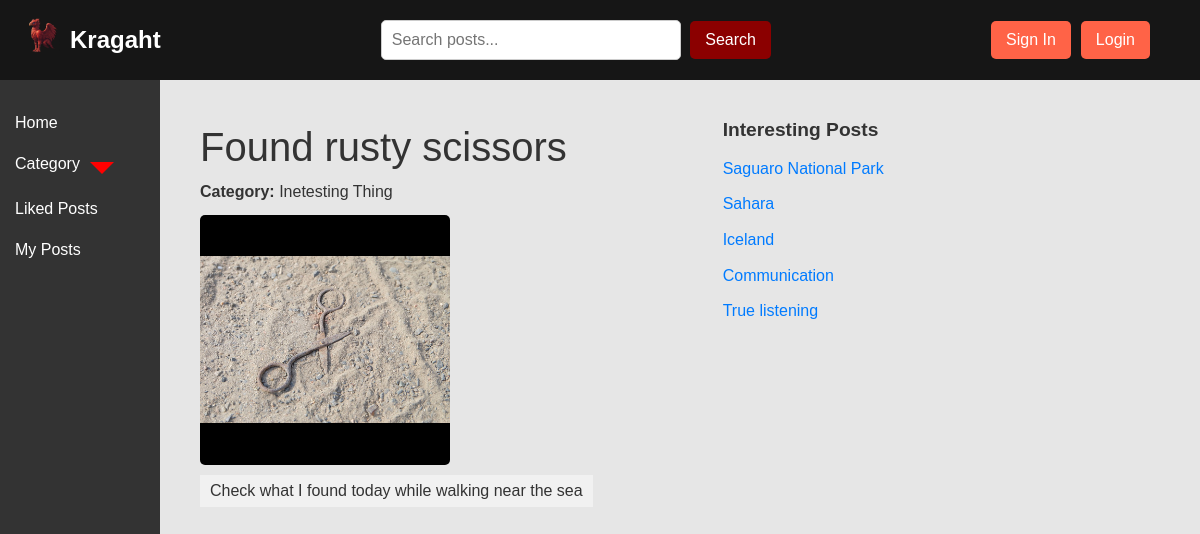
/post/found-rusty-scissors/, run on an earlier commit of the app's database.
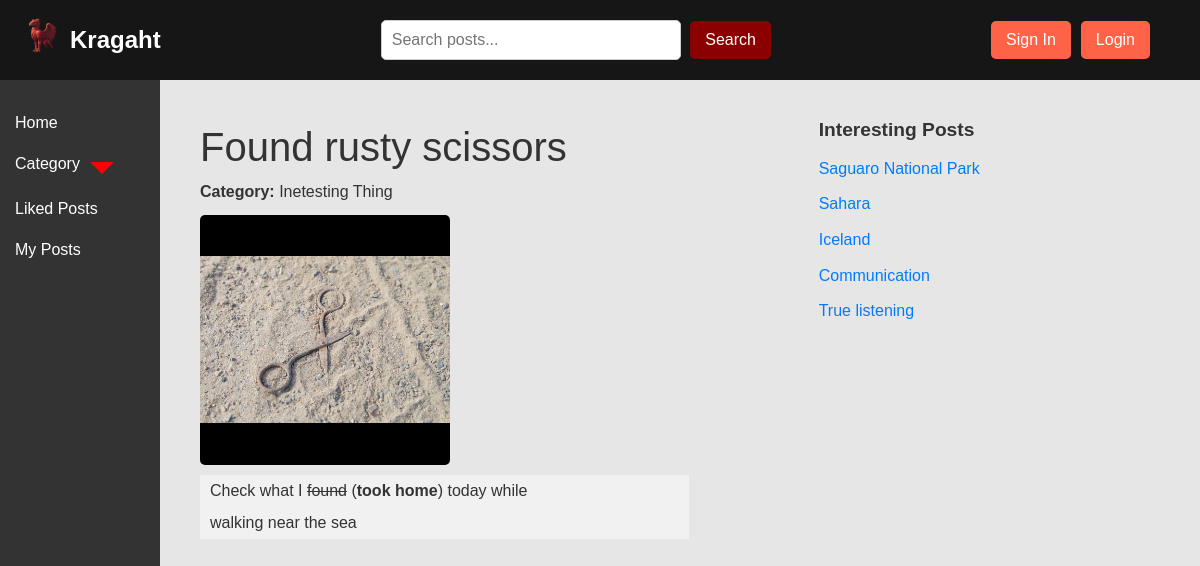
And on a later commit of the database.
### posts/models.py (models this page shows, shortened)
class Post(models.Model):
    title = models.CharField(max_length=100)
    slug = models.SlugField(max_length=255, unique=True, db_index=True, verbose_name='URL')
    content = RichTextField()  # CKEditor
    author = models.ForeignKey(User, on_delete=models.CASCADE, null=True)
    category = models.ForeignKey('Category', on_delete=models.SET_NULL, blank=True, null=True)
    photo = models.ImageField(upload_to='post_photos/', blank=True, null=True)
    time_create = models.DateTimeField(auto_now=True)
    time_update = models.DateTimeField(auto_now=True)
    likes = models.ManyToManyField(User, related_name='liked_posts', blank=True)

class Category(models.Model):
    name = models.CharField(max_length=100)
    slug = models.SlugField(max_length=255, unique=True, db_index=True, verbose_name='URL')
    def __str__(self):
        return self.name
    def get_absolute_url(self):
        return reverse('posts:category_posts', kwargs={'category_slug': self.slug})

### posts/views.py (the view)
# urls.py: path('post/<slug:post_slug>/', views.post_detail, name='post_detail'),
def post_detail(request, post_slug):
    post = get_object_or_404(Post, slug=post_slug)
    similar_posts = Post.objects.exclude(id=post.id)[:5]
    categories = Category.objects.all()
    return render(request, 'posts/post_detail.html', {
        'post': post,
        'similar_posts': similar_posts,
        'categories': categories,
    })

### posts/templates/posts/post_detail.html (shortened to what this page needs)
{% extends 'posts/base.html' %}
{% block content %}
<div class="post-detail-container">
    <div class="main-post">
        <div class="det-post-title">{{ post.title }}</div>
        <p><strong>Category:</strong> {{ post.category }}</p>
        {% if post.photo %}
            <div class="post-image-wrapper">
                <img src="{{ post.photo.url }}" alt="Post Photo">
            </div>
        {% endif %}
        <div class="post-content">
            {{ post.content|safe }}
        </div>
    </div>
    <aside class="similar-posts">
        <h3>Interesting Posts</h3>
        <ul>
            {% for similar_post in similar_posts %}
                <li><a href="{% url 'posts:post_detail' similar_post.slug %}">{{ similar_post.title }}</a></li>
            {% empty %}
                <li>No similar posts found.</li>
            {% endfor %}
        </ul>
    </aside>
</div>
{% endblock %}

What changed in the data, as far as the page shows it:
changed Post "Found rusty scissors": content "Check what I found today while walking near the sea" → "Check what I found ( took home ) today while walking near the sea"
